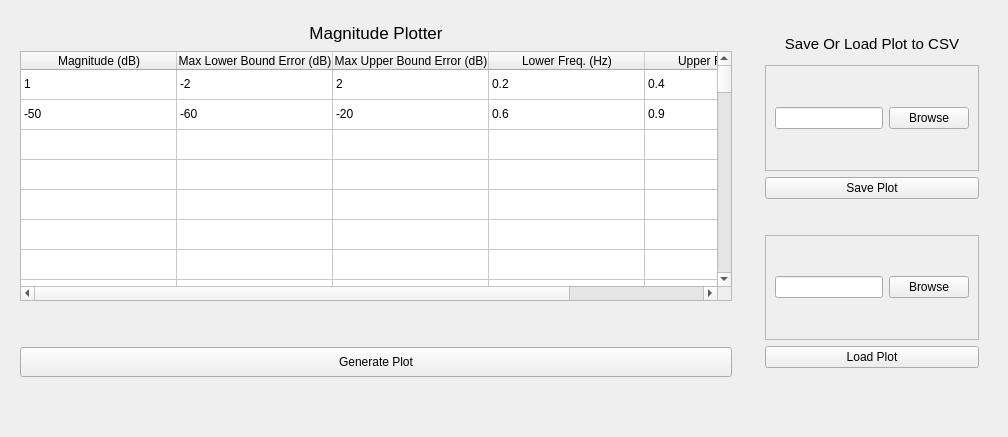
         <widget class="QWidget" name="tab_2">
          <attribute name="title">
           <string>Magnitude Plotter</string>
          </attribute>
          <layout class="QGridLayout" name="gridLayout_2">
           <item row="0" column="0">
            <widget class="QWidget" name="widget" native="true">
             <property name="minimumSize">
              <size>
               <width>730</width>
               <height>0</height>
              </size>
             </property>
             <property name="maximumSize">
              <size>
               <width>16777215</width>
               <height>16777215</height>
              </size>
             </property>
             <layout class="QVBoxLayout" name="verticalLayout">
              <item>
               <widget class="QLabel" name="label_14">
                <property name="minimumSize">
                 <size>
                  <width>0</width>
                  <height>25</height>
                 </size>
                </property>
                <property name="maximumSize">
                 <size>
                  <width>16777215</width>
                  <height>25</height>
                 </size>
                </property>
                <property name="font">
                 <font>
                  <pointsize>13</pointsize>
                 </font>
                </property>
                <property name="autoFillBackground">
                 <bool>true</bool>
                </property>
                <property name="text">
                 <string>Magnitude Plotter</string>
                </property>
                <property name="alignment">
                 <set>Qt::AlignCenter</set>
                </property>
               </widget>
              </item>
              <item>
               <widget class="QTableWidget" name="magnitude_plotter_table">
                <property name="minimumSize">
                 <size>
                  <width>0</width>
                  <height>250</height>
                 </size>
                </property>
                <property name="maximumSize">
                 <size>
                  <width>4564564</width>
                  <height>16777215</height>
                 </size>
                </property>
                <property name="frameShadow">
                 <enum>QFrame::Plain</enum>
                </property>
                <property name="alternatingRowColors">
                 <bool>false</bool>
                </property>
                <property name="selectionBehavior">
                 <enum>QAbstractItemView::SelectRows</enum>
                </property>
                <property name="textElideMode">
                 <enum>Qt::ElideMiddle</enum>
                </property>
                <property name="sortingEnabled">
                 <bool>true</bool>
                </property>
                <attribute name="horizontalHeaderCascadingSectionResizes">
                 <bool>false</bool>
                </attribute>
                <attribute name="horizontalHeaderMinimumSectionSize">
                 <number>37</number>
                </attribute>
                <attribute name="horizontalHeaderDefaultSectionSize">
                 <number>156</number>
                </attribute>
                <attribute name="horizontalHeaderShowSortIndicator" stdset="0">
                 <bool>true</bool>
                </attribute>
                <attribute name="verticalHeaderVisible">
                 <bool>false</bool>
                </attribute>
                <attribute name="verticalHeaderShowSortIndicator" stdset="0">
                 <bool>false</bool>
                </attribute>
                <row>
                 <property name="text">
                  <string>New Row</string>
                 </property>
                </row>
                <row>
                 <property name="text">
                  <string>New Row</string>
                 </property>
                </row>
                <row>
                 <property name="text">
                  <string>New Row</string>
                 </property>
                </row>
                <row>
                 <property name="text">
                  <string>New Row</string>
                 </property>
                </row>
                <row>
                 <property name="text">
                  <string>New Row</string>
                 </property>
                </row>
                <row>
                 <property name="text">
                  <string>New Row</string>
                 </property>
                </row>
                <row>
                 <property name="text">
                  <string>New Row</string>
                 </property>
                </row>
                <row>
                 <property name="text">
                  <string>New Row</string>
                 </property>
                </row>
                <row>
                 <property name="text">
                  <string>New Row</string>
                 </property>
                </row>
                <row>
                 <property name="text">
                  <string>New Row</string>
                 </property>
                </row>
                <row>
                 <property name="text">
                  <string>New Row</string>
                 </property>
                </row>
                <row>
                 <property name="text">
                  <string>New Row</string>
                 </property>
                </row>
                <row>
                 <property name="text">
                  <string>New Row</string>
                 </property>
                </row>
                <row>
                 <property name="text">
                  <string>New Row</string>
                 </property>
                </row>
                <row>
                 <property name="text">
                  <string>New Row</string>
                 </property>
                </row>
                <row>
                 <property name="text">
                  <string>New Row</string>
                 </property>
                </row>
                <row>
                 <property name="text">
                  <string>New Row</string>
                 </property>
                </row>
                <row>
                 <property name="text">
                  <string>New Row</string>
                 </property>
                </row>
                <row>
                 <property name="text">
                  <string>New Row</string>
                 </property>
                </row>
                <row>
                 <property name="text">
                  <string>New Row</string>
                 </property>
                </row>
                <row>
                 <property name="text">
                  <string>New Row</string>
                 </property>
                </row>
                <row>
                 <property name="text">
                  <string>New Row</string>
                 </property>
                </row>
                <row>
                 <property name="text">
                  <string>New Row</string>
                 </property>
                </row>
                <row>
                 <property name="text">
                  <string>New Row</string>
                 </property>
                </row>
                <row>
                 <property name="text">
                  <string>New Row</string>
                 </property>
                </row>
                <row>
                 <property name="text">
                  <string>New Row</string>
                 </property>
                </row>
                <row>
                 <property name="text">
                  <string>New Row</string>
                 </property>
                </row>
                <row>
                 <property name="text">
                  <string>New Row</string>
                 </property>
                </row>
                <row>
                 <property name="text">
                  <string>New Row</string>
                 </property>
                </row>
                <row>
                 <property name="text">
                  <string>New Row</string>
                 </property>
                </row>
                <row>
                 <property name="text">
                  <string>New Row</string>
                 </property>
                </row>
                <row>
                 <property name="text">
                  <string>New Row</string>
                 </property>
                </row>
                <row>
                 <property name="text">
                  <string>New Row</string>
                 </property>
                </row>
                <row>
                 <property name="text">
                  <string>New Row</string>
                 </property>
                </row>
                <row>
                 <property name="text">
                  <string>New Row</string>
                 </property>
                </row>
                <row>
                 <property name="text">
                  <string>New Row</string>
                 </property>
                </row>
                <row>
                 <property name="text">
                  <string>New Row</string>
                 </property>
                </row>
                <row>
                 <property name="text">
                  <string>New Row</string>
                 </property>
                </row>
                <row>
                 <property name="text">
                  <string>New Row</string>
                 </property>
                </row>
                <row>
                 <property name="text">
                  <string>New Row</string>
                 </property>
                </row>
                <row>
                 <property name="text">
                  <string>New Row</string>
                 </property>
                </row>
                <row>
                 <property name="text">
                  <string>New Row</string>
                 </property>
                </row>
                <row>
                 <property name="text">
                  <string>New Row</string>
                 </property>
                </row>
                <row>
                 <property name="text">
                  <string>New Row</string>
                 </property>
                </row>
                <row>
                 <property name="text">
                  <string>New Row</string>
                 </property>
                </row>
                <row>
                 <property name="text">
                  <string>New Row</string>
                 </property>
                </row>
                <row>
                 <property name="text">
                  <string>New Row</string>
                 </property>
                </row>
                <row>
                 <property name="text">
                  <string>New Row</string>
                 </property>
                </row>
                <row>
                 <property name="text">
                  <string>New Row</string>
                 </property>
                </row>
                <row>
                 <property name="text">
                  <string>New Row</string>
                 </property>
                </row>
                <row>
                 <property name="text">
                  <string>New Row</string>
                 </property>
                </row>
                <row>
                 <property name="text">
                  <string>New Row</string>
                 </property>
                </row>
                <row>
                 <property name="text">
                  <string>New Row</string>
                 </property>
                </row>
                <row>
                 <property name="text">
                  <string>New Row</string>
                 </property>
                </row>
                <row>
                 <property name="text">
                  <string>New Row</string>
                 </property>
                </row>
                <row>
                 <property name="text">
                  <string>New Row</string>
                 </property>
                </row>
                <row>
                 <property name="text">
                  <string>New Row</string>
                 </property>
                </row>
                <column>
                 <property name="text">
                  <string>Magnitude (dB)</string>
                 </property>
                </column>
                <column>
                 <property name="text">
                  <string>Max Lower Bound Error (dB)</string>
                 </property>
                </column>
                <column>
                 <property name="text">
                  <string>Max Upper Bound Error (dB)</string>
                 </property>
                </column>
                <column>
                 <property name="text">
                  <string>Lower Freq. (Hz)</string>
                 </property>
                </column>
                <column>
                 <property name="text">
                  <string>Upper Freq. (Hz)</string>
                 </property>
                </column>
                <item row="0" column="0">
                 <property name="text">
                  <string>1</string>
                 </property>
                </item>
                <item row="0" column="1">
                 <property name="text">
                  <string>-2</string>
                 </property>
                </item>
                <item row="0" column="2">
                 <property name="text">
                  <string>2</string>
                 </property>
                </item>
                <item row="0" column="3">
                 <property name="text">
                  <string>0.2</string>
                 </property>
                </item>
                <item row="0" column="4">
                 <property name="text">
                  <string>0.4</string>
                 </property>
                </item>
                <item row="1" column="0">
                 <property name="text">
                  <string>-50</string>
                 </property>
                </item>
                <item row="1" column="1">
                 <property name="text">
                  <string>-60</string>
                 </property>
                </item>
                <item row="1" column="2">
                 <property name="text">
                  <string>-20</string>
                 </property>
                </item>
                <item row="1" column="3">
                 <property name="text">
                  <string>0.6</string>
                 </property>
                </item>
                <item row="1" column="4">
                 <property name="text">
                  <string>0.9</string>
                 </property>
                </item>
               </widget>
              </item>
              <item>
               <spacer name="verticalSpacer_9">
                <property name="orientation">
                 <enum>Qt::Vertical</enum>
                </property>
                <property name="sizeType">
                 <enum>QSizePolicy::Expanding</enum>
                </property>
                <property name="sizeHint" stdset="0">
                 <size>
                  <width>20</width>
                  <height>40</height>
                 </size>
                </property>
               </spacer>
              </item>
              <item>
               <widget class="QPushButton" name="mag_plotter_but">
                <property name="minimumSize">
                 <size>
                  <width>0</width>
                  <height>30</height>
                 </size>
                </property>
                <property name="maximumSize">
                 <size>
                  <width>456464</width>
                  <height>16777215</height>
                 </size>
                </property>
                <property name="cursor">
                 <cursorShape>PointingHandCursor</cursorShape>
                </property>
                <property name="toolTip">
                 <string extracomment="test"/>
                </property>
                <property name="whatsThis">
                 <string/>
                </property>
                <property name="accessibleName">
                 <string/>
                </property>
                <property name="text">
                 <string>Generate Plot</string>
                </property>
               </widget>
              </item>
              <item>
               <spacer name="verticalSpacer_10">
                <property name="orientation">
                 <enum>Qt::Vertical</enum>
                </property>
                <property name="sizeHint" stdset="0">
                 <size>
                  <width>20</width>
                  <height>40</height>
                 </size>
                </property>
               </spacer>
              </item>
             </layout>
            </widget>
           </item>
           <item row="0" column="2">
            <widget class="QWidget" name="widget_2" native="true">
             <property name="maximumSize">
              <size>
               <width>300</width>
               <height>16777215</height>
              </size>
             </property>
             <layout class="QVBoxLayout" name="verticalLayout_15">
              <item>
               <widget class="QWidget" name="widget_22" native="true">
                <property name="minimumSize">
                 <size>
                  <width>0</width>
                  <height>100</height>
                 </size>
                </property>
                <layout class="QVBoxLayout" name="verticalLayout_29">
                 <item>
                  <widget class="QLabel" name="label_31">
                   <property name="minimumSize">
                    <size>
                     <width>0</width>
                     <height>10</height>
                    </size>
                   </property>
                   <property name="maximumSize">
                    <size>
                     <width>16777215</width>
                     <height>30</height>
                    </size>
                   </property>
                   <property name="font">
                    <font>
                     <pointsize>11</pointsize>
                    </font>
                   </property>
                   <property name="text">
                    <string>Save Or Load Plot to CSV</string>
                   </property>
                   <property name="alignment">
                    <set>Qt::AlignCenter</set>
                   </property>
                  </widget>
                 </item>
                 <item>
                  <widget class="QFrame" name="frame_23">
                   <property name="frameShape">
                    <enum>QFrame::StyledPanel</enum>
                   </property>
                   <property name="frameShadow">
                    <enum>QFrame::Raised</enum>
                   </property>
                   <layout class="QHBoxLayout" name="horizontalLayout_21">
                    <item>
                     <widget class="QLineEdit" name="mag_save_browse_line">
                      <property name="whatsThis">
                       <string extracomment="Enter File name here"/>
                      </property>
                     </widget>
                    </item>
                    <item>
                     <widget class="QPushButton" name="mag_save_browse_but">
                      <property name="text">
                       <string>Browse</string>
                      </property>
                     </widget>
                    </item>
                   </layout>
                  </widget>
                 </item>
                 <item>
                  <widget class="QPushButton" name="mag_save_but">
                   <property name="text">
                    <string>Save Plot</string>
                   </property>
                  </widget>
                 </item>
                 <item>
                  <spacer name="verticalSpacer_18">
                   <property name="orientation">
                    <enum>Qt::Vertical</enum>
                   </property>
                   <property name="sizeType">
                    <enum>QSizePolicy::Fixed</enum>
                   </property>
                   <property name="sizeHint" stdset="0">
                    <size>
                     <width>34</width>
                     <height>30</height>
                    </size>
                   </property>
                  </spacer>
                 </item>
                 <item>
                  <widget class="QFrame" name="frame_24">
                   <property name="frameShape">
                    <enum>QFrame::StyledPanel</enum>
                   </property>
                   <property name="frameShadow">
                    <enum>QFrame::Raised</enum>
                   </property>
                   <layout class="QHBoxLayout" name="horizontalLayout_23">
                    <item>
                     <widget class="QLineEdit" name="mag_load_browse_line">
                      <property name="whatsThis">
                       <string extracomment="Enter File name here"/>
                      </property>
                     </widget>
                    </item>
                    <item>
                     <widget class="QPushButton" name="pushButton_23">
                      <property name="text">
                       <string>Browse</string>
                      </property>
                     </widget>
                    </item>
                   </layout>
                  </widget>
                 </item>
                 <item>
                  <widget class="QPushButton" name="mag_load_but">
                   <property name="text">
                    <string>Load Plot</string>
                   </property>
                  </widget>
                 </item>
                 <item>
                  <spacer name="verticalSpacer_2">
                   <property name="orientation">
                    <enum>Qt::Vertical</enum>
                   </property>
                   <property name="sizeType">
                    <enum>QSizePolicy::Minimum</enum>
                   </property>
                   <property name="sizeHint" stdset="0">
                    <size>
                     <width>20</width>
                     <height>40</height>
                    </size>
                   </property>
                  </spacer>
                 </item>
                </layout>
               </widget>
              </item>
             </layout>
            </widget>
           </item>
          </layout>
         </widget>
